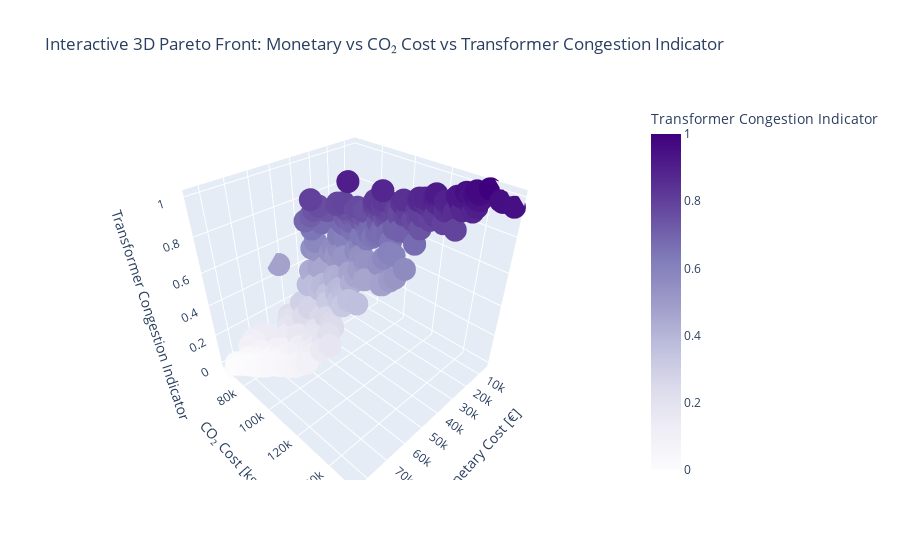

Write notebook code for a chart like this one.
### Code cell
import pandas as pd
import plotly.express as px

# ----------------------------
# 📊 Load the Dataset
# ----------------------------
file_path = './pareto_front_runs_dirichlet/all_results.csv' 
data = pd.read_csv(file_path)

# Extract relevant columns
pareto_data = data[["monetary_cost", "co2_cost", "transformer_congestion_indicator"]]

# Filter extreme values
monetary_cost_threshold = pareto_data["monetary_cost"].quantile(0.92)
co2_cost_threshold = pareto_data["co2_cost"].quantile(0.98)
transformer_cost_threshold = pareto_data["transformer_congestion_indicator"].quantile(0.98)

filtered_data = pareto_data[
    (pareto_data["monetary_cost"] <= monetary_cost_threshold) &
    (pareto_data["co2_cost"] <= co2_cost_threshold) &
    (pareto_data["transformer_congestion_indicator"] <= transformer_cost_threshold)
]

# Normalize Transformer Indicator
filtered_data["transformer_congestion_indicator"] = (
    (filtered_data["transformer_congestion_indicator"] - filtered_data["transformer_congestion_indicator"].min()) /
    (filtered_data["transformer_congestion_indicator"].max() - filtered_data["transformer_congestion_indicator"].min())
)

# ----------------------------
# 📊 Create the Interactive Plot
# ----------------------------
fig = px.scatter_3d(
    filtered_data,
    x="monetary_cost",
    y="co2_cost",
    z="transformer_congestion_indicator",
    color="transformer_congestion_indicator",
    color_continuous_scale="purples",
    size_max=10,
    title="Interactive 3D Pareto Front: Monetary vs CO₂ Cost vs Transformer Congestion Indicator"
)

# Improve layout and labels
fig.update_layout(
    scene=dict(
        xaxis_title="Monetary Cost [€]",
        yaxis_title="CO₂ Cost [kg]",
        zaxis_title="Transformer Congestion Indicator"
    ),
    coloraxis_colorbar=dict(
        title="Transformer Congestion Indicator"
    )
)

# Show the interactive plot
fig.show()

### Figure 1 — Plotly figure (JSON) as saved in the notebook; plotly's stock layout.template omitted (floating-point values rounded to 4 significant figures; data arrays with more than 128 entries replaced by an {"elided": "..."} marker saying what was removed)
{"data": [{"hovertemplate": "monetary_cost=%{x}<br>co2_cost=%{y}<br>transformer_congestion_indicator=%{marker.color}<extra></extra>", "legendgroup": "", "marker": {"color": {"elided": "445 float values"}, "coloraxis": "coloraxis", "symbol": "circle"}, "mode": "markers", "name": "", "scene": "scene", "showlegend": false, "type": "scatter3d", "x": {"elided": "445 float values"}, "y": {"elided": "445 float values"}, "z": {"elided": "445 float values"}}], "layout": {"coloraxis": {"colorbar": {"title": {"text": "Transformer Congestion Indicator"}}, "colorscale": [[0, "rgb(252,251,253)"], [0.125, "rgb(239,237,245)"], [0.25, "rgb(218,218,235)"], [0.375, "rgb(188,189,220)"], [0.5, "rgb(158,154,200)"], [0.625, "rgb(128,125,186)"], [0.75, "rgb(106,81,163)"], [0.875, "rgb(84,39,143)"], [1, "rgb(63,0,125)"]]}, "legend": {"tracegroupgap": 0}, "scene": {"domain": {"x": [0, 1], "y": [0, 1]}, "xaxis": {"title": {"text": "Monetary Cost [€]"}}, "yaxis": {"title": {"text": "CO₂ Cost [kg]"}}, "zaxis": {"title": {"text": "Transformer Congestion Indicator"}}}, "title": {"text": "Interactive 3D Pareto Front: Monetary vs CO₂ Cost vs Transformer Congestion Indicator"}}}
